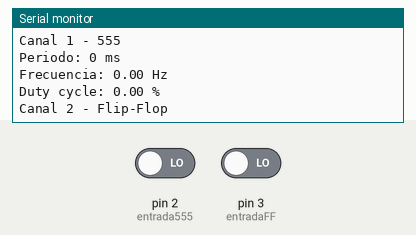
The sketch below on a simulated Arduino Uno, built with avr-gcc and run on an emulated ATmega328P. Shown: the last lines printed to the serial monitor. The inputs (shaded band) are chosen by the test bench; at power-on: pin 2 (entrada555) LOW, pin 3 (entradaFF) LOW.

Above: at 1.2 s.
1.3 s: pin 2 (entrada555) driven HIGH
2.8 s: pin 3 (entradaFF) driven HIGH
At 3.7 s:
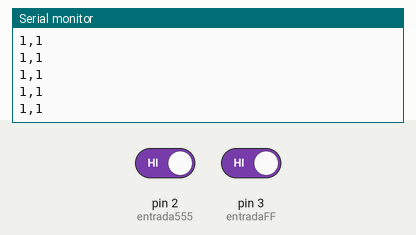
4.3 s: pin 2 (entrada555) driven LOW
At 4.8 s:
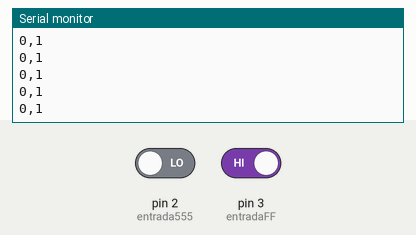
5.8 s: pin 3 (entradaFF) driven LOW
At 6.5 s:
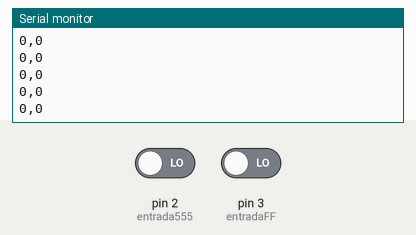
Timing chart, 0 to 8.3 s (numbered marks = the images above; inputs shaded):
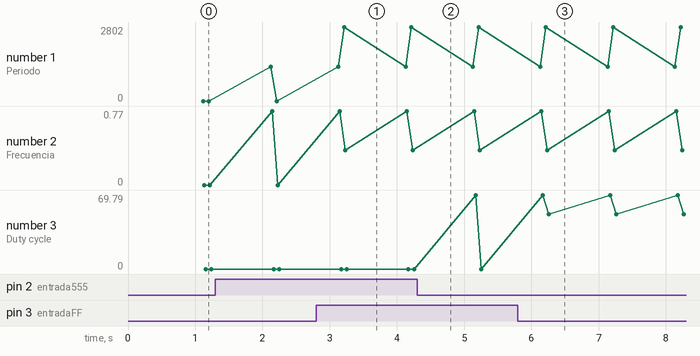

Measured:
- after the input at 2.8 s, the serial monitor: prints a new line after 0.07 s (image 1)
- after the input at 4.3 s, the serial monitor: prints a new line after 0.07 s (image 2)
- after the input at 5.8 s, the serial monitor: prints a new line after 0.07 s (image 3)
- plotted number 1: 0 → 2802 after the input at 2.8 s
- plotted number 2: 0 → 0.36 after the input at 2.8 s
- plotted number 3: 0 → 51.68 after the input at 5.8 s

The sketch:

APE3.ino
```cpp
// ==========================
// ENTRADAS DE SEÑAL
// ==========================
const int entrada555 = 2;
const int entradaFF  = 3;

// ==========================
// CANAL 1 : NE555
// ==========================
int lectura555 = LOW;
int lecturaAnterior555 = LOW;

unsigned long marcaFlanco555 = 0;
unsigned long periodo555 = 0;

unsigned long marcaCambio555 = 0;
unsigned long tiempoAlto555 = 0;
unsigned long tiempoBajo555 = 0;

// ==========================
// CANAL 2 : FLIP-FLOP
// ==========================
int lecturaFF = LOW;
int lecturaAnteriorFF = LOW;

unsigned long marcaFlancoFF = 0;
unsigned long periodoFF = 0;

unsigned long marcaCambioFF = 0;
unsigned long tiempoAltoFF = 0;
unsigned long tiempoBajoFF = 0;

// ==========================
// CONTROL DE REPORTE
// ==========================
unsigned long tiempoReporte = 0;

void setup() {
  pinMode(entrada555, INPUT);
  pinMode(entradaFF, INPUT);
  Serial.begin(9600);
}

void loop() {
  unsigned long ahora = millis();

  // ==========================
  // LECTURA CANAL 555
  // ==========================
  lectura555 = digitalRead(entrada555);

  if (lectura555 == HIGH && lecturaAnterior555 == LOW) {
    periodo555 = ahora - marcaFlanco555;
    marcaFlanco555 = ahora;
  }

  if (lectura555 != lecturaAnterior555) {
    if (lectura555 == HIGH) {
      tiempoBajo555 = ahora - marcaCambio555;
    } else {
      tiempoAlto555 = ahora - marcaCambio555;
    }
    marcaCambio555 = ahora;
  }

  lecturaAnterior555 = lectura555;

  // ==========================
  // LECTURA CANAL FLIP-FLOP
  // ==========================
  lecturaFF = digitalRead(entradaFF);

  if (lecturaFF == HIGH && lecturaAnteriorFF == LOW) {
    periodoFF = ahora - marcaFlancoFF;
    marcaFlancoFF = ahora;
  }

  if (lecturaFF != lecturaAnteriorFF) {
    if (lecturaFF == HIGH) {
      tiempoBajoFF = ahora - marcaCambioFF;
    } else {
      tiempoAltoFF = ahora - marcaCambioFF;
    }
    marcaCambioFF = ahora;
  }

  lecturaAnteriorFF = lecturaFF;

  // ==========================
  // CÁLCULOS
  // ==========================
  float frecuencia555 = 0;
  float duty555 = 0;
  float frecuenciaFF = 0;
  float dutyFF = 0;

  if (periodo555 > 0) {
    frecuencia555 = 1000.0 / periodo555;
  }

  if ((tiempoAlto555 + tiempoBajo555) > 0) {
    duty555 = (float)tiempoAlto555 / (tiempoAlto555 + tiempoBajo555) * 100.0;
  }

  if (periodoFF > 0) {
    frecuenciaFF = 1000.0 / periodoFF;
  }

  if ((tiempoAltoFF + tiempoBajoFF) > 0) {
    dutyFF = (float)tiempoAltoFF / (tiempoAltoFF + tiempoBajoFF) * 100.0;
  }

  // ==========================
  // REPORTE CADA 1 SEGUNDO
  // ==========================
  if (ahora - tiempoReporte >= 1000) {
    tiempoReporte = ahora;

    Serial.println("===== MEDICION DE SENALES =====");

    Serial.println("Canal 1 - 555");
    Serial.print("Periodo: ");
    Serial.print(periodo555);
    Serial.println(" ms");

    Serial.print("Frecuencia: ");
    Serial.print(frecuencia555);
    Serial.println(" Hz");

    Serial.print("Duty cycle: ");
    Serial.print(duty555);
    Serial.println(" %");

    Serial.println();

    Serial.println("Canal 2 - Flip-Flop");
    Serial.print("Periodo: ");
    Serial.print(periodoFF);
    Serial.println(" ms");

    Serial.print("Frecuencia: ");
    Serial.print(frecuenciaFF);
    Serial.println(" Hz");

    Serial.print("Duty cycle: ");
    Serial.print(dutyFF);
    Serial.println(" %");

    Serial.println("-----------------------------");
    Serial.println();
  }

  // ==========================
  // SERIAL PLOTTER
  // ==========================
  Serial.print(lectura555);
  Serial.print(",");
  Serial.println(lecturaFF);
}
```
